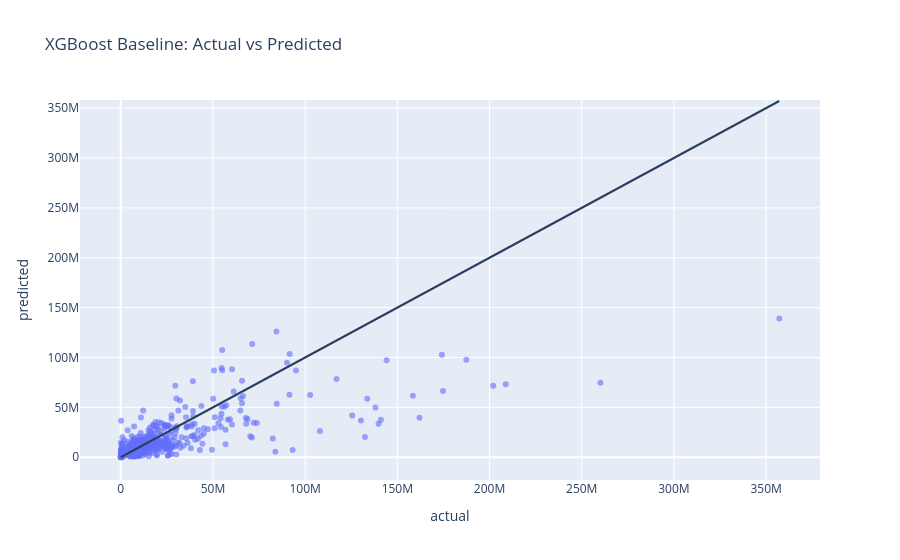

Notebook code for this chart:
### Code cell
plot_df = pd.DataFrame({
    "actual": y_test_dollars,
    "predicted": xgb_pred_dollars
})

fig = px.scatter(
    plot_df,
    x="actual",
    y="predicted",
    title="XGBoost Baseline: Actual vs Predicted",
    opacity=0.6
)

fig.add_shape(
    type="line",
    x0=plot_df["actual"].min(),
    y0=plot_df["actual"].min(),
    x1=plot_df["actual"].max(),
    y1=plot_df["actual"].max(),
)

fig.show()

### Figure 1 — Plotly figure (JSON) as saved in the notebook; plotly's stock layout.template omitted (floating-point values rounded to 4 significant figures; data arrays with more than 128 entries replaced by an {"elided": "..."} marker saying what was removed)
{"data": [{"hovertemplate": "actual=%{x}<br>predicted=%{y}<extra></extra>", "legendgroup": "", "marker": {"color": "#636efa", "opacity": 0.6, "symbol": "circle"}, "mode": "markers", "name": "", "orientation": "v", "showlegend": false, "type": "scatter", "x": {"elided": "451 float values"}, "xaxis": "x", "y": {"elided": "451 float values"}, "yaxis": "y"}], "layout": {"legend": {"tracegroupgap": 0}, "shapes": [{"type": "line", "x0": 633.0, "x1": 357100000.0, "y0": 633.0, "y1": 357100000.0}], "title": {"text": "XGBoost Baseline: Actual vs Predicted"}, "xaxis": {"anchor": "y", "domain": [0, 1], "title": {"text": "actual"}}, "yaxis": {"anchor": "x", "domain": [0, 1], "title": {"text": "predicted"}}}}
